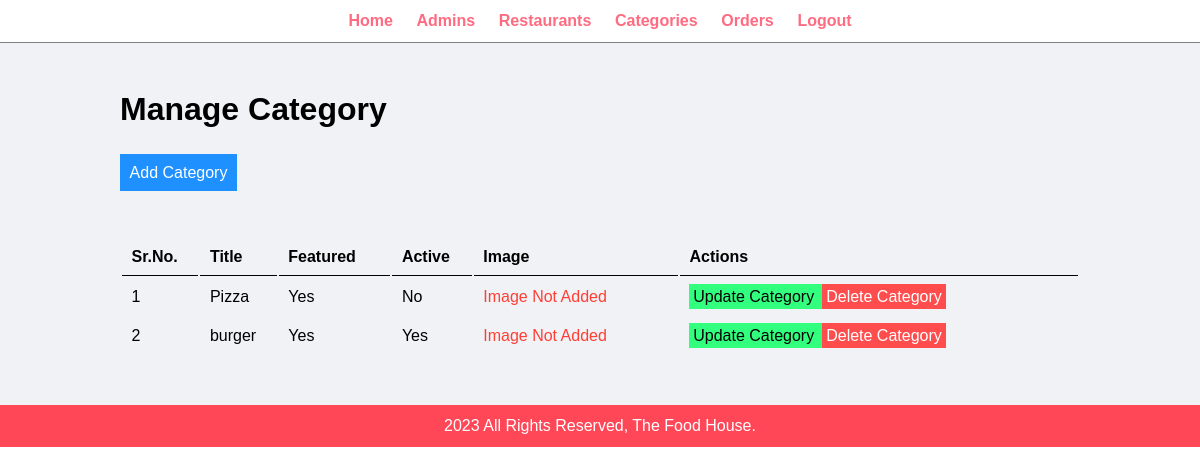
/admin/manage-category.php (signed in), run on an earlier commit of the app's database.
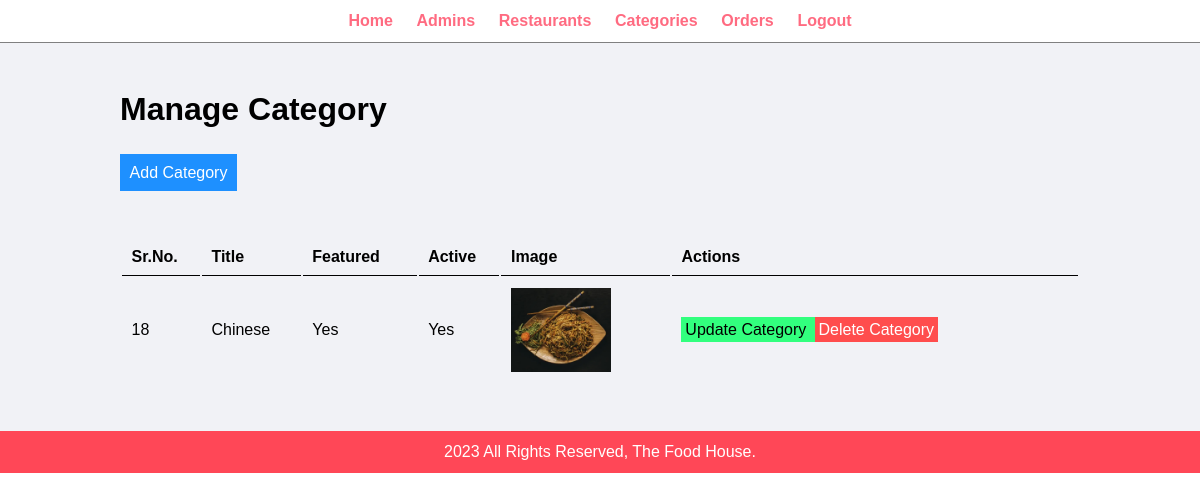
And on a later commit of the database.
### tables this page shows
CREATE TABLE `tbl_categories` (
  `cat_id` int(10) UNSIGNED NOT NULL,
  `title` varchar(100) NOT NULL,
  `image_name` varchar(255) DEFAULT NULL,
  `featured` varchar(10) NOT NULL,
  `active` varchar(10) NOT NULL
);

### config/connect.php (called while the page is built, shortened)
<?php
    $home_url = "http://localhost/food-order-project/";
?>

### admin/manage-category.php (the view, shortened to what this page needs)
<?php include('partials/menu.php') ?>
<div class="main-content">
    <div class="wrapper">
        <h1>Manage Category</h1>
        <br>
        <br>
        <a href="<?php echo $home_url; ?>admin/add-category.php" class="btn-primary">Add Category</a>
        <br>
        <br>
        <br><br>
        <table class="tbl-full">
            <tr>
                <th>Sr.No.</th>
                <th>Title</th>
                <th>Featured</th>
                <th>Active</th>
                <th>Image</th>
                <th>Actions</th>
            </tr>
            <?php
            $sql = 'SELECT * FROM tbl_categories';
            $result = mysqli_query($conn, $sql);
            if($result == True) {
                $count = mysqli_num_rows($result);
                if($count > 0) {
                    while($rows = mysqli_fetch_assoc($result)) {
                        $id = $rows['cat_id'];
                        $title = $rows['title'];
                        $featured = $rows['featured'];
                        $active = $rows['active'];
                        $image = $rows['image_name'];
                        ?>
                        <tr>
                            <td>
                                <?php echo $id; ?>
                            </td>
                            <td>
                                <?php echo $title; ?>
                            </td>
                            <td>
                                <?php echo $featured; ?>
                            </td>
                            <td>
                                <?php echo $active; ?>
                            </td>
                            <?php
                                if($image != '') {
                                    ?>
                                    <td>
                                        <img src="<?php echo $home_url; ?>images/category/<?php echo $image; ?>" width="100px">
                                    </td>
                                    <?php
                                } else {
                                    ?>
                                    <td>
                                        <div class="error">Image Not Added</div>
                                    </td>
                                    <?php
                                }
                            ?>
                            <td>
                                <a href="update-category.php?id=<?php echo $id;?>" class="btn-secondary">Update
                                    Category
                                </a>
                                <a href="delete-category.php?id=<?php echo $id;?>" class="btn-danger">Delete Category</a>
                            </td>
                            <?php
                    }
                }
            }
            ?>
            </tr>
        </table>
    </div>
</div>
<?php include('partials/footer.php') ?>

### admin/partials/menu.php (shortened to what this page needs)
<?php
    include('../config/connect.php');
?>
<html>
    <head>
        <link rel="stylesheet" href="../css/admin.css">
    </head>
    <body>
        <div class="menu text-center">
            <div class="wrapper">
                <ul>
                    <li>
                        <a href="index.php">Home</a>
                    </li>
                    <li>
                        <a href="admin-panel.php">Admins</a>
                    </li>
                    <li>
                        <a href="manage-restaurants.php">Restaurants</a>
                    </li>
                    <li>
                        <a href="manage-category.php">Categories</a>
                    </li>
                    <li>
                        <a href="manage-orders.php">Orders</a>
                    </li>
                    <li>
                        <a href="logout.php">Logout</a>
                    </li>
                </ul>
            </div>
        </div>

### admin/partials/footer.php
        <div class="footer">
            <div class="wrapper">
                <p class="text-center">2023 All Rights Reserved, The Food House.</p>
            </div>
        </div>
    </body>
</html>

### css/admin.css (style rules this page uses)
* { margin: 0; padding: 0; font-family: Arial, Helvetica, sans-serif }
.wrapper { padding: 1%; width: 80%; margin: 0 auto; }
.text-center { text-align: center; }
.tbl-full { width: 100%; }
table tr th { border-bottom: 1px solid black; padding: 1%; text-align: left; }
table tr td { padding: 1%; }
.btn-primary { background-color: #1e90ff; padding: 1%; color: white; text-decoration: none; }
.btn-secondary { background-color: #32ff7e; padding: 1%; color: black; text-decoration: none; }
.btn-danger { background-color: #ff4d4d; padding: 1%; color: white; text-decoration: none; }
.menu { border-bottom: 1px solid gray; }
.menu ul { list-style-type: none; }
.menu ul li { display: inline; padding: 1%; }
.menu ul li a { text-decoration: none; font-weight: bold; color: #ff6b81; }
.main-content { background-color: #f1f2f6; padding: 3% 0; }
.footer { background-color: #ff4757; color: white; }
.error { color: #ff3f34; }

What changed in the data, as far as the page shows it:
removed tbl_categories: cat_id "1", title "Pizza", featured "Yes", active "No", shows "Image Not Added"
removed tbl_categories: cat_id "2", title "burger", featured "Yes", active "Yes", shows "Image Not Added"
added tbl_categories: cat_id "18", title "Chinese", featured "Yes", active "Yes", image_name (picture)
